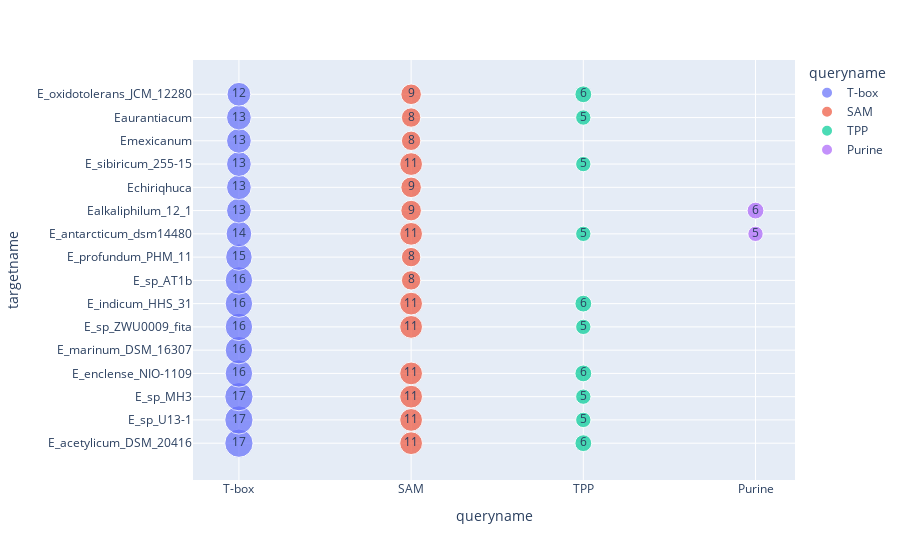

Notebook cell for this chart:
### Code cell
fig1.show()

### Figure 1 — Plotly figure (JSON) as saved in the notebook; plotly's stock layout.template omitted (floating-point values rounded to 4 significant figures)
{"data": [{"hovertemplate": "<b>%{hovertext}</b><br><br>queryname=%{x}<br>targetname=%{y}<br>freq=%{text}<extra></extra>", "hovertext": ["T-box", "T-box", "T-box", "T-box", "T-box", "T-box", "T-box", "T-box", "T-box", "T-box", "T-box", "T-box", "T-box", "T-box", "T-box", "T-box"], "legendgroup": "T-box", "marker": {"color": "#636efa", "size": [17, 17, 17, 16, 16, 16, 16, 16, 15, 14, 13, 13, 13, 13, 13, 12], "sizemode": "area", "sizeref": 0.0425, "symbol": "circle"}, "mode": "markers+text", "name": "T-box", "orientation": "v", "showlegend": true, "text": [17, 17, 17, 16, 16, 16, 16, 16, 15, 14, 13, 13, 13, 13, 13, 12], "type": "scatter", "x": ["T-box", "T-box", "T-box", "T-box", "T-box", "T-box", "T-box", "T-box", "T-box", "T-box", "T-box", "T-box", "T-box", "T-box", "T-box", "T-box"], "xaxis": "x", "y": ["E_acetylicum_DSM_20416", "E_sp_U13-1", "E_sp_MH3", "E_enclense_NIO-1109", "E_marinum_DSM_16307", "E_sp_ZWU0009_fita", "E_indicum_HHS_31", "E_sp_AT1b", "E_profundum_PHM_11", "E_antarcticum_dsm14480", "Ealkaliphilum_12_1", "Echiriqhuca", "E_sibiricum_255-15", "Emexicanum", "Eaurantiacum", "E_oxidotolerans_JCM_12280"], "yaxis": "y"}, {"hovertemplate": "<b>%{hovertext}</b><br><br>queryname=%{x}<br>targetname=%{y}<br>freq=%{text}<extra></extra>", "hovertext": ["SAM", "SAM", "SAM", "SAM", "SAM", "SAM", "SAM", "SAM", "SAM", "SAM", "SAM", "SAM", "SAM", "SAM", "SAM"], "legendgroup": "SAM", "marker": {"color": "#EF553B", "size": [11, 11, 11, 11, 11, 11, 11, 11, 9, 9, 9, 8, 8, 8, 8], "sizemode": "area", "sizeref": 0.0425, "symbol": "circle"}, "mode": "markers+text", "name": "SAM", "orientation": "v", "showlegend": true, "text": [11, 11, 11, 11, 11, 11, 11, 11, 9, 9, 9, 8, 8, 8, 8], "type": "scatter", "x": ["SAM", "SAM", "SAM", "SAM", "SAM", "SAM", "SAM", "SAM", "SAM", "SAM", "SAM", "SAM", "SAM", "SAM", "SAM"], "xaxis": "x", "y": ["E_sibiricum_255-15", "E_sp_U13-1", "E_sp_ZWU0009_fita", "E_indicum_HHS_31", "E_sp_MH3", "E_enclense_NIO-1109", "E_antarcticum_dsm14480", "E_acetylicum_DSM_20416", "Ealkaliphilum_12_1", "Echiriqhuca", "E_oxidotolerans_JCM_12280", "Eaurantiacum", "E_sp_AT1b", "Emexicanum", "E_profundum_PHM_11"], "yaxis": "y"}, {"hovertemplate": "<b>%{hovertext}</b><br><br>queryname=%{x}<br>targetname=%{y}<br>freq=%{text}<extra></extra>", "hovertext": ["TPP", "TPP", "TPP", "TPP", "TPP", "TPP", "TPP", "TPP", "TPP", "TPP"], "legendgroup": "TPP", "marker": {"color": "#00cc96", "size": [6, 6, 6, 6, 5, 5, 5, 5, 5, 5], "sizemode": "area", "sizeref": 0.0425, "symbol": "circle"}, "mode": "markers+text", "name": "TPP", "orientation": "v", "showlegend": true, "text": [6, 6, 6, 6, 5, 5, 5, 5, 5, 5], "type": "scatter", "x": ["TPP", "TPP", "TPP", "TPP", "TPP", "TPP", "TPP", "TPP", "TPP", "TPP"], "xaxis": "x", "y": ["E_oxidotolerans_JCM_12280", "E_enclense_NIO-1109", "E_indicum_HHS_31", "E_acetylicum_DSM_20416", "E_antarcticum_dsm14480", "E_sp_U13-1", "Eaurantiacum", "E_sp_ZWU0009_fita", "E_sibiricum_255-15", "E_sp_MH3"], "yaxis": "y"}, {"hovertemplate": "<b>%{hovertext}</b><br><br>queryname=%{x}<br>targetname=%{y}<br>freq=%{text}<extra></extra>", "hovertext": ["Purine", "Purine"], "legendgroup": "Purine", "marker": {"color": "#ab63fa", "size": [6, 5], "sizemode": "area", "sizeref": 0.0425, "symbol": "circle"}, "mode": "markers+text", "name": "Purine", "orientation": "v", "showlegend": true, "text": [6, 5], "type": "scatter", "x": ["Purine", "Purine"], "xaxis": "x", "y": ["Ealkaliphilum_12_1", "E_antarcticum_dsm14480"], "yaxis": "y"}], "layout": {"legend": {"itemsizing": "constant", "title": {"text": "queryname"}, "tracegroupgap": 0}, "margin": {"t": 60}, "xaxis": {"anchor": "y", "categoryarray": ["T-box", "SAM", "TPP", "Purine"], "categoryorder": "array", "domain": [0, 1], "title": {"text": "queryname"}}, "yaxis": {"anchor": "x", "domain": [0, 1], "title": {"text": "targetname"}}}}
